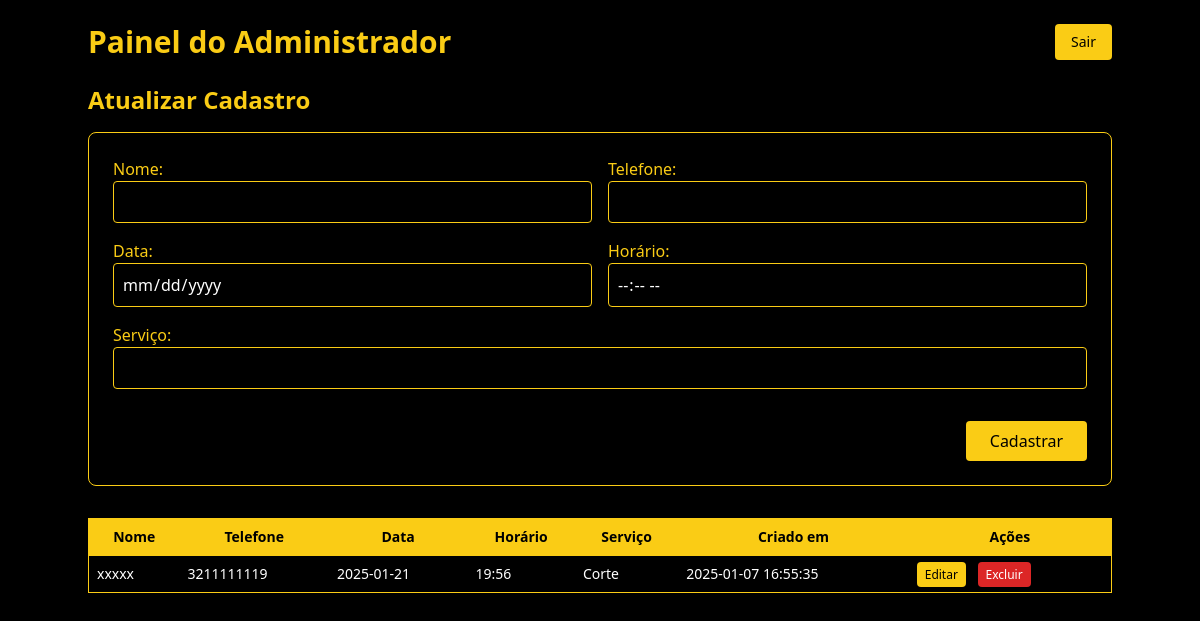
The app's page /admin/painel.php (signed in), older data.
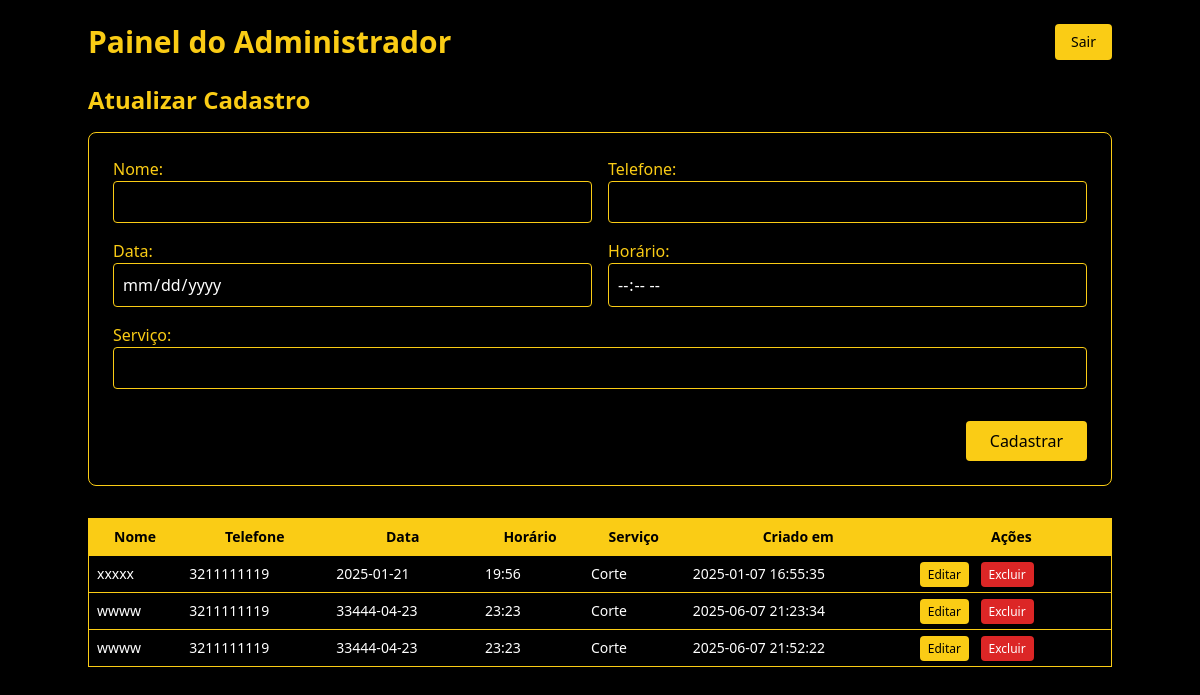
The same page, newer data.
### tables this page shows
CREATE TABLE agendamentos (
                id INTEGER PRIMARY KEY AUTOINCREMENT,
                nome TEXT NOT NULL,
                telefone TEXT NOT NULL,
                data_agendamento DATE NOT NULL,
                horario TIME NOT NULL,
                servico TEXT NOT NULL,
                criado_em TIMESTAMP DEFAULT CURRENT_TIMESTAMP
            );

### admin/painel.php (the view, shortened to what this page needs)
<?php
require_once '../includes/conexao.php';
$editando = false;
$dados = ['nome' => '', 'telefone' => '', 'data_agendamento' => '', 'horario' => '', 'servico' => ''];
$agendamentos = $db->query("SELECT * FROM agendamentos ORDER BY data_agendamento, horario")->fetchAll(PDO::FETCH_ASSOC);
?>
<!DOCTYPE html>
<html lang="pt-br">
<head>
    <script src="https://cdn.tailwindcss.com"></script>
</head>
<body class="bg-black text-white min-h-screen p-6">
    <div class="max-w-5xl mx-auto">
        <div class="flex justify-between items-center mb-6">
            <h2 class="text-3xl font-bold text-yellow-400">Painel do Administrador</h2>
            <a href="logout.php" class="text-sm bg-yellow-400 text-black px-4 py-2 rounded hover:bg-yellow-300">Sair</a>
        </div>
        <h3 class="text-2xl font-bold text-yellow-400 mb-4">Atualizar Cadastro</h3>
        <div class="bg-black border border-yellow-400 p-6 rounded-lg mb-8">
            <form method="post" class="grid grid-cols-1 md:grid-cols-2 gap-4">
                <div>
                    <label class="block text-yellow-400">Nome:</label>
                    <input type="text" name="nome" value="<?= htmlspecialchars($dados['nome']) ?>" class="w-full p-2 rounded bg-black text-white border border-yellow-400">
                </div>
                <div>
                    <label class="block text-yellow-400">Telefone:</label>
                    <input type="text" name="telefone" value="<?= htmlspecialchars($dados['telefone']) ?>" class="w-full p-2 rounded bg-black text-white border border-yellow-400">
                </div>
                <div>
                    <label class="block text-yellow-400">Data:</label>
                    <input type="date" name="data_agendamento" value="<?= htmlspecialchars($dados['data_agendamento']) ?>" class="w-full p-2 rounded bg-black text-white border border-yellow-400">
                </div>
                <div>
                    <label class="block text-yellow-400">Horário:</label>
                    <input type="time" name="horario" value="<?= htmlspecialchars($dados['horario']) ?>" class="w-full p-2 rounded bg-black text-white border border-yellow-400">
                </div>
                <div class="md:col-span-2">
                    <label class="block text-yellow-400">Serviço:</label>
                    <input type="text" name="servico" value="<?= htmlspecialchars($dados['servico']) ?>" class="w-full p-2 rounded bg-black text-white border border-yellow-400">
                </div>
                <div class="md:col-span-2 text-right">
                    <button type="submit" class="mt-4 bg-yellow-400 text-black px-6 py-2 rounded hover:bg-yellow-300">
                        <?= $editando ? 'Atualizar' : 'Cadastrar' ?>
                    </button>
                </div>
            </form>
        </div>
        <div class="overflow-x-auto">
            <table class="w-full border border-yellow-400 text-sm">
                <thead class="bg-yellow-400 text-black">
                    <tr>
                        <th class="p-2">Nome</th>
                        <th class="p-2">Telefone</th>
                        <th class="p-2">Data</th>
                        <th class="p-2">Horário</th>
                        <th class="p-2">Serviço</th>
                        <th class="p-2">Criado em</th>
                        <th class="p-2">Ações</th>
                    </tr>
                </thead>
                <tbody>
                    <?php foreach ($agendamentos as $a): ?>
                        <tr class="border-t border-yellow-400">
                            <td class="p-2"><?= htmlspecialchars($a['nome']) ?></td>
                            <td class="p-2"><?= htmlspecialchars($a['telefone']) ?></td>
                            <td class="p-2"><?= htmlspecialchars($a['data_agendamento']) ?></td>
                            <td class="p-2"><?= htmlspecialchars($a['horario']) ?></td>
                            <td class="p-2"><?= htmlspecialchars($a['servico']) ?></td>
                            <td class="p-2"><?= htmlspecialchars($a['criado_em']) ?></td>
                            <td class="p-2 space-x-2">
                                <a href="?editar=<?= $a['id'] ?>" class="bg-yellow-400 text-black px-2 py-1 rounded hover:bg-yellow-300 text-xs">Editar</a>
                                <a href="?excluir=<?= $a['id'] ?>" onclick="return confirm('Tem certeza que deseja excluir?')" class="bg-red-600 text-white px-2 py-1 rounded hover:bg-red-400 text-xs">Excluir</a>
                            </td>
                        </tr>
                    <?php endforeach; ?>
                </tbody>
            </table>
        </div>
    </div>
</body>
</html>

Row changes from the older to the newer data that the page shows:
added agendamentos: nome "wwww", telefone "3211111119", data_agendamento "33444-04-23", horario "23:23", servico "Corte", criado_em "2025-06-07 21:23:34"
added agendamentos: nome "wwww", telefone "3211111119", data_agendamento "33444-04-23", horario "23:23", servico "Corte", criado_em "2025-06-07 21:52:22"
